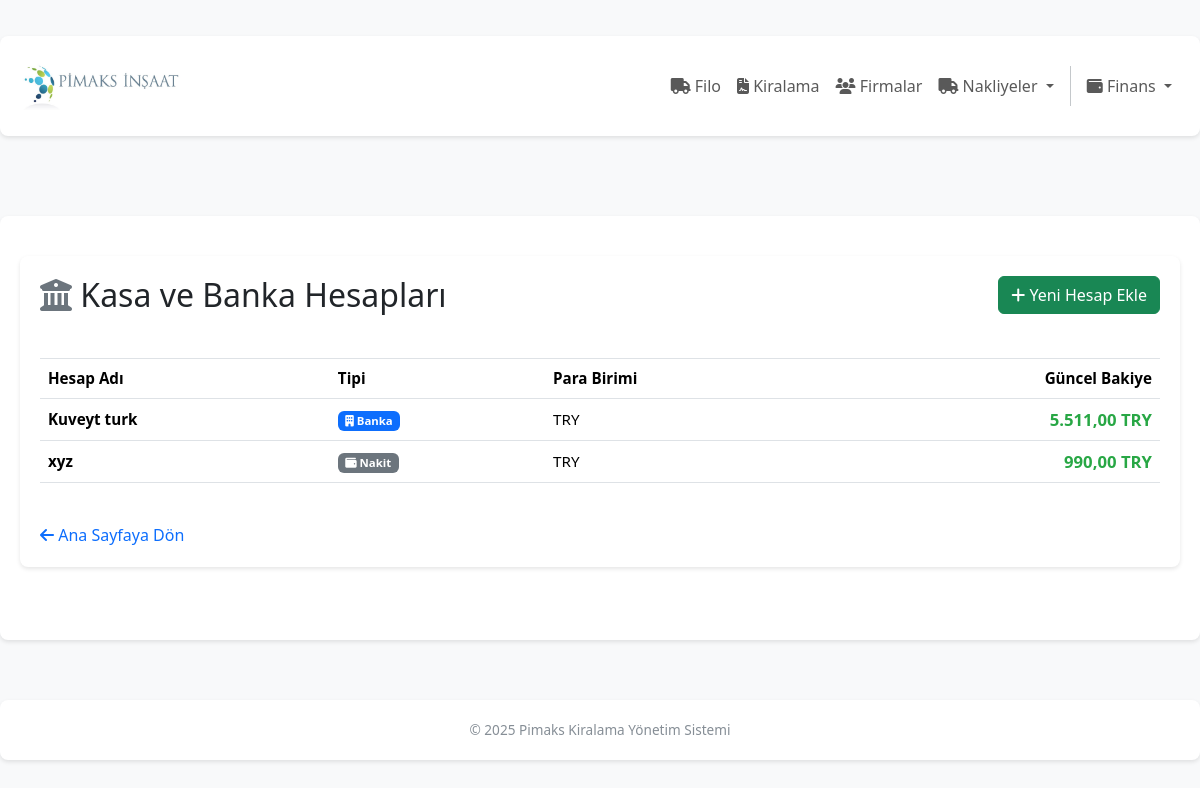
Page /cari/kasa/listesi on the committed database.
### app/cari/models.py (models this page shows, shortened)
class Kasa(db.Model):
    __tablename__ = 'kasa'
    id = db.Column(db.Integer, primary_key=True)
    kasa_adi = db.Column(db.String(100), nullable=False)
    tipi = db.Column(db.String(20), nullable=False, default='nakit') # nakit, banka, pos
    para_birimi = db.Column(db.String(3), nullable=False, default='TRY')
    is_active = db.Column(db.Boolean, nullable=False, default=True)
    bakiye = db.Column(db.Numeric(15, 2), nullable=False, default=0)
    odemeler = db.relationship('Odeme', back_populates='kasa')

### app/cari/routes.py (the view)
@cari_bp.route('/kasa/listesi')
def kasa_listesi():
    kasalar = Kasa.query.filter_by(is_active=True).all()
    return render_template('cari/kasa_listesi.html', kasalar=kasalar)

### app/templates/cari/kasa_listesi.html (shortened to what this page needs)
{% extends "base.html" %}
{% block content %}
<div class="container">
    <div class="d-flex justify-content-between align-items-center mb-4">
        <h2 class="mb-0"><i class="fa fa-university text-secondary"></i> Kasa ve Banka Hesapları</h2>
        <a href="{{ url_for('cari.kasa_ekle') }}" class="btn btn-success"><i class="fa fa-plus"></i> Yeni Hesap Ekle</a>
    </div>
    <div class="table-responsive">
        <table class="table table-hover">
            <thead>
                <tr>
                    <th>Hesap Adı</th>
                    <th>Tipi</th>
                    <th>Para Birimi</th>
                    <th class="text-end">Güncel Bakiye</th>
                </tr>
            </thead>
            <tbody>
                {% for kasa in kasalar %}
                <tr class="kasa-satiri"
                    data-id="{{ kasa.id }}"
                    data-adi="{{ kasa.kasa_adi }}"
                    data-birim="{{ kasa.para_birimi }}"
                    data-bakiye="{{ kasa.bakiye }}"
                    data-duzelt-url="{{ url_for('cari.kasa_duzelt', id=kasa.id) }}"
                    data-sil-url="{{ url_for('cari.kasa_sil', id=kasa.id) }}"
                    data-hareket-url="{{ url_for('cari.kasa_hareketleri', id=kasa.id) }}"
                    data-csrf="{{ csrf_token() }}">
                    <td>
                        <strong>{{ kasa.kasa_adi }}</strong>
                        <br>
                    </td>
                    <td>
                        {% if kasa.tipi == 'banka' %}
                            <span class="badge bg-primary"><i class="fa fa-building"></i> Banka</span>
                        {% else %}
                            <span class="badge bg-secondary"><i class="fa fa-wallet"></i> Nakit</span>
                        {% endif %}
                    </td>
                    <td>{{ kasa.para_birimi }}</td>
                    <td class="text-end">
                        {% set bakiye_val = kasa.bakiye | float %}
                        <span class="{% if bakiye_val > 0 %}bakiye-pozitif{% elif bakiye_val < 0 %}bakiye-negatif{% else %}bakiye-notr{% endif %}" style="font-size: 1.1em;">
                            {{ "{:,.2f}".format(bakiye_val).replace(',', 'X').replace('.', ',').replace('X', '.') }} {{ kasa.para_birimi }}
                        </span>
                    </td>
                </tr>
                {% endfor %}
            </tbody>
        </table>
    </div>
    <div class="mt-4">
        <a href="{{ url_for('main.index') }}" class="text-decoration-none"><i class="fa fa-arrow-left"></i> Ana Sayfaya Dön</a>
    </div>
</div>
{% endblock %}

### app/templates/base.html (style rules this page uses)
body { font-family: 'Segoe UI', Tahoma, Geneva, Verdana, sans-serif; background-color: #f8f9fa; min-height: 100vh; display: flex; flex-direction: column; }

### app/templates/cari/kasa_listesi.html (style rules this page uses)
.container { max-width: 1200px; margin: 20px auto; padding: 20px; background-color: #fff; border-radius: 8px; box-shadow: 0 2px 4px rgba(0,0,0,0.1); }
table { width: 100%; border-collapse: collapse; margin-top: 20px; font-size: 0.95em; }
th, td { padding: 15px; border-bottom: 1px solid #dee2e6; text-align: left; vertical-align: middle; }
th { background-color: #f8f9fa; color: #495057; font-weight: 600; border-top: 1px solid #dee2e6; }
.bakiye-pozitif { color: #28a745; font-weight: bold; }

### rows in the picture
Kasa: kasa_adi "Kuveyt turk", tipi "banka" (drawn), para_birimi "TRY", value "5.511,00"
Kasa: kasa_adi "xyz", tipi "nakit" (drawn), para_birimi "TRY", value "990,00"
